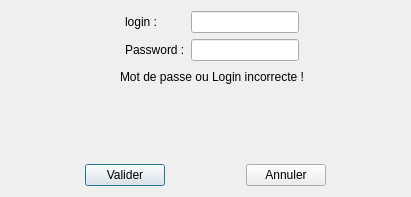
<?xml version="1.0" encoding="UTF-8"?>
<ui version="4.0">
 <class>LoginPDV</class>
 <widget class="QDialog" name="LoginPDV">
  <property name="geometry">
   <rect>
    <x>0</x>
    <y>0</y>
    <width>411</width>
    <height>197</height>
   </rect>
  </property>
  <property name="windowTitle">
   <string>Interface d'authentification</string>
  </property>
  <layout class="QVBoxLayout" name="verticalLayout">
   <item>
    <layout class="QHBoxLayout" name="horizontalLayout">
     <item>
      <spacer name="horizontalSpacer_6">
       <property name="orientation">
        <enum>Qt::Horizontal</enum>
       </property>
       <property name="sizeHint" stdset="0">
        <size>
         <width>40</width>
         <height>20</height>
        </size>
       </property>
      </spacer>
     </item>
     <item>
      <layout class="QGridLayout" name="LayoutChamps">
       <item row="0" column="2">
        <widget class="QLineEdit" name="lineEditLogin"/>
       </item>
       <item row="1" column="1">
        <widget class="QLabel" name="labelPassword">
         <property name="text">
          <string>Password :</string>
         </property>
        </widget>
       </item>
       <item row="1" column="2">
        <widget class="QLineEdit" name="lineEditPassword">
         <property name="echoMode">
          <enum>QLineEdit::Password</enum>
         </property>
        </widget>
       </item>
       <item row="0" column="1">
        <widget class="QLabel" name="labelLogin">
         <property name="text">
          <string>login :</string>
         </property>
        </widget>
       </item>
       <item row="0" column="0">
        <widget class="QLabel" name="labelLoginImg">
         <property name="maximumSize">
          <size>
           <width>50</width>
           <height>50</height>
          </size>
         </property>
         <property name="text">
          <string/>
         </property>
         <property name="pixmap">
          <pixmap resource="images/icones.qrc">:/icones/imageuser</pixmap>
         </property>
         <property name="scaledContents">
          <bool>true</bool>
         </property>
        </widget>
       </item>
       <item row="1" column="0">
        <widget class="QLabel" name="labelPasswordImg">
         <property name="maximumSize">
          <size>
           <width>50</width>
           <height>50</height>
          </size>
         </property>
         <property name="text">
          <string/>
         </property>
         <property name="pixmap">
          <pixmap resource="images/icones.qrc">:/icones/lockeuser</pixmap>
         </property>
         <property name="scaledContents">
          <bool>true</bool>
         </property>
        </widget>
       </item>
      </layout>
     </item>
     <item>
      <spacer name="horizontalSpacer_7">
       <property name="orientation">
        <enum>Qt::Horizontal</enum>
       </property>
       <property name="sizeHint" stdset="0">
        <size>
         <width>40</width>
         <height>20</height>
        </size>
       </property>
      </spacer>
     </item>
    </layout>
   </item>
   <item>
    <layout class="QHBoxLayout" name="LayoutWarning">
     <item>
      <spacer name="horizontalSpacer_5">
       <property name="orientation">
        <enum>Qt::Horizontal</enum>
       </property>
       <property name="sizeHint" stdset="0">
        <size>
         <width>40</width>
         <height>20</height>
        </size>
       </property>
      </spacer>
     </item>
     <item>
      <widget class="QLabel" name="labelAttention">
       <property name="maximumSize">
        <size>
         <width>25</width>
         <height>25</height>
        </size>
       </property>
       <property name="text">
        <string/>
       </property>
       <property name="pixmap">
        <pixmap resource="images/icones.qrc">:/icones/Attention.png</pixmap>
       </property>
       <property name="scaledContents">
        <bool>true</bool>
       </property>
      </widget>
     </item>
     <item>
      <widget class="QLabel" name="labelNotification">
       <property name="text">
        <string>Mot de passe ou Login incorrecte !</string>
       </property>
      </widget>
     </item>
     <item>
      <spacer name="horizontalSpacer_4">
       <property name="orientation">
        <enum>Qt::Horizontal</enum>
       </property>
       <property name="sizeHint" stdset="0">
        <size>
         <width>40</width>
         <height>20</height>
        </size>
       </property>
      </spacer>
     </item>
    </layout>
   </item>
   <item>
    <spacer name="verticalSpacer">
     <property name="orientation">
      <enum>Qt::Vertical</enum>
     </property>
     <property name="sizeHint" stdset="0">
      <size>
       <width>20</width>
       <height>8</height>
      </size>
     </property>
    </spacer>
   </item>
   <item>
    <layout class="QHBoxLayout" name="LayoutBouton">
     <item>
      <spacer name="horizontalSpacer_2">
       <property name="orientation">
        <enum>Qt::Horizontal</enum>
       </property>
       <property name="sizeHint" stdset="0">
        <size>
         <width>40</width>
         <height>20</height>
        </size>
       </property>
      </spacer>
     </item>
     <item>
      <widget class="QPushButton" name="pushButtonValider">
       <property name="text">
        <string>Valider</string>
       </property>
       <property name="icon">
        <iconset resource="images/icones.qrc">
         <normaloff>:/icones/Valider.png</normaloff>:/icones/Valider.png</iconset>
       </property>
      </widget>
     </item>
     <item>
      <spacer name="horizontalSpacer">
       <property name="orientation">
        <enum>Qt::Horizontal</enum>
       </property>
       <property name="sizeHint" stdset="0">
        <size>
         <width>40</width>
         <height>20</height>
        </size>
       </property>
      </spacer>
     </item>
     <item>
      <widget class="QPushButton" name="pushButtonAnnuler">
       <property name="text">
        <string>Annuler</string>
       </property>
       <property name="icon">
        <iconset resource="images/icones.qrc">
         <normaloff>:/icones/Annuler.png</normaloff>:/icones/Annuler.png</iconset>
       </property>
      </widget>
     </item>
     <item>
      <spacer name="horizontalSpacer_3">
       <property name="orientation">
        <enum>Qt::Horizontal</enum>
       </property>
       <property name="sizeHint" stdset="0">
        <size>
         <width>40</width>
         <height>20</height>
        </size>
       </property>
      </spacer>
     </item>
    </layout>
   </item>
  </layout>
  <zorder>verticalSpacer</zorder>
 </widget>
 <resources>
  <include location="images/icones.qrc"/>
 </resources>
 <connections/>
</ui>
